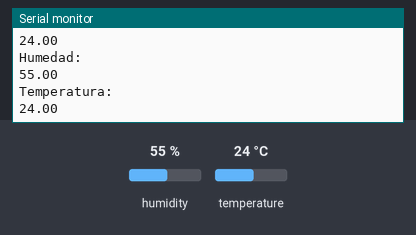
Bench run of a sketch on a simulated Arduino Uno, built with avr-gcc and run on an emulated ATmega328P. On the bench: the last lines printed to the serial monitor. The inputs (shaded band) are chosen by the test bench; at power-on: humidity 55 %, temperature 24 °C.

Above: at 2.8 s.
2.9 s: humidity set to 22 %
At 5.3 s:
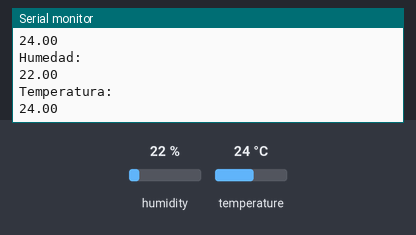
5.6 s: temperature set to 12 °C
At 6.7 s:
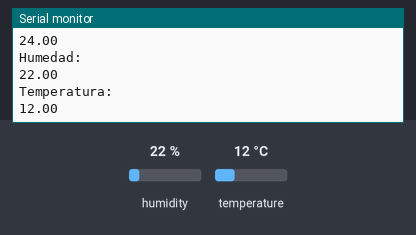
8.3 s: humidity set to 40 %
At 11.6 s:
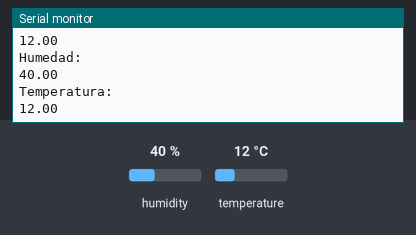
Timing chart, 0 to 13.1 s (numbered marks = the images above; inputs shaded):
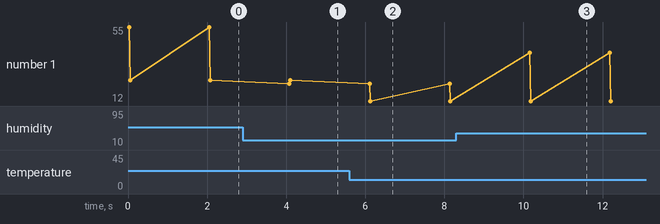

The sketch:

codigo.ino
```cpp
#include "DHT.h"
DHT dht(2, DHT11 );

void setup() {
Serial.begin(9600);
dht.begin();
}

void loop() {
float h = dht.readHumidity();
float t = dht.readTemperature();
Serial.println("Humedad: ");
Serial.println(h);
Serial.println("Temperatura: ");
Serial.println(t);
delay(2000);
}
```

Measured:
- after the input at 2.9 s, the serial monitor: prints a new line after 1.2 s (image 1)
- after the input at 5.6 s, the serial monitor: prints a new line after 0.53 s (image 2)
- after the input at 8.3 s, the serial monitor: prints a new line after 1.9 s (image 3)
- plotted number 1: 24 → 12 after the input at 5.6 s
